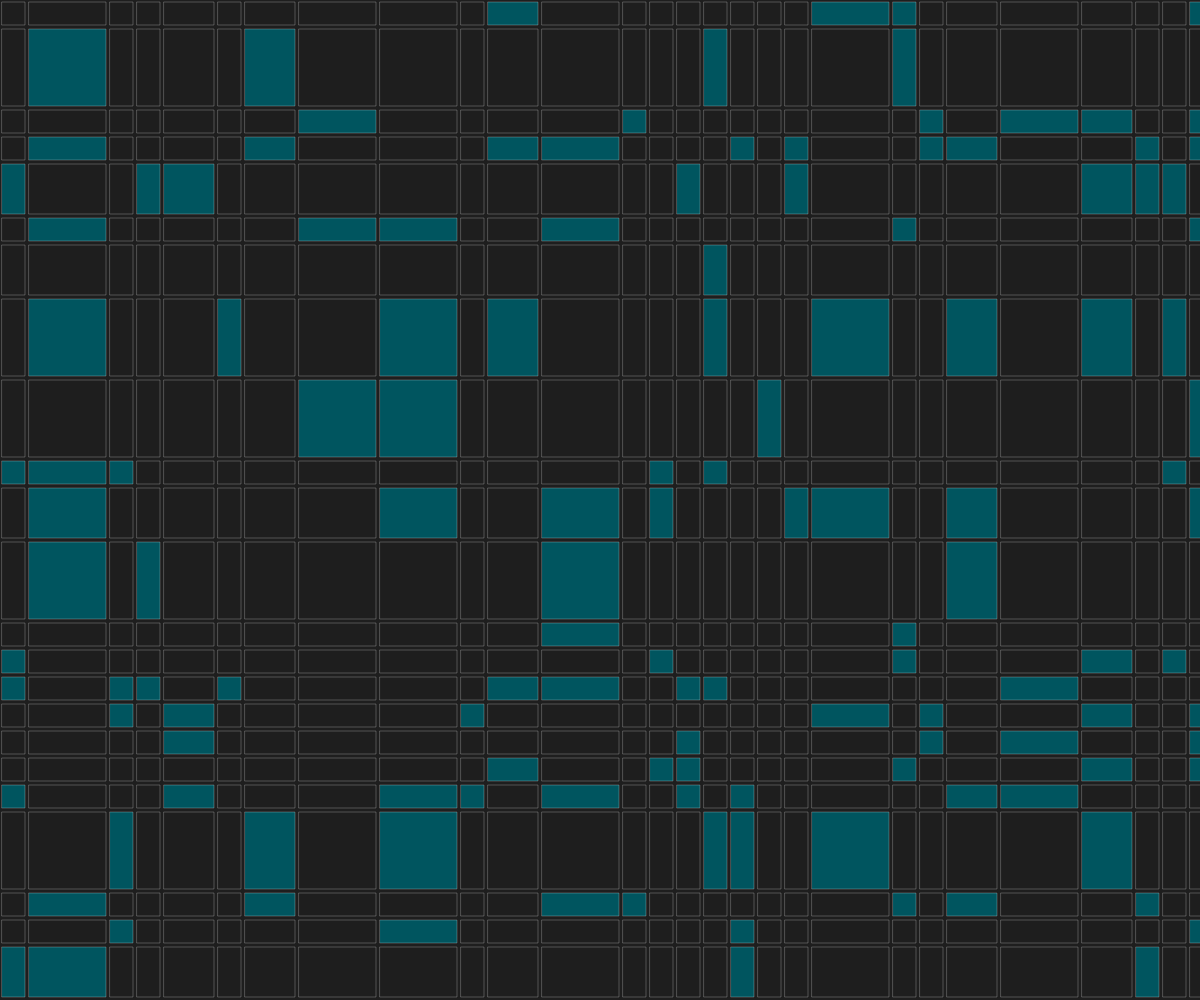
Frame 1 (no input)
Frame 60 (no input): identical to frame 1, image omitted
Frame 120 (the mouse pressed at the canvas centre since frame 60): identical to frame 1, image omitted

The p5.js sketch that drew this single still picture (run headless with seeded random() and noise() and a simulated clock; from frame 60 on, the mouse is pressed at the canvas centre):

// p5.js sketch
// ── sketch.js
function setup() {
  createCanvas(windowWidth, windowHeight);
  rectMode(CORNER);
}

function draw() {
  background(30);

  const baseCell = 27;
  const cols = ceil(width / baseCell);
  const rows = ceil(height / baseCell);

  const occupied = Array.from({ length: rows }, () => new Array(cols).fill(false));

  noFill();
  stroke(255, 60);
  strokeWeight(1);

  for (let r = 0; r < rows; r++) {
    for (let c = 0; c < cols; c++) {
      if (occupied[r][c]) continue;

      const spanW = pickSpan(c, cols, frameCount * 0.003);
      const spanH = pickSpan(r, rows, frameCount * 0.003);

      let w = spanW;
      let h = spanH;
      while (c + w > cols) w--;
      while (r + h > rows) h--;

      let fits = true;
      for (let rr = r; rr < r + h && fits; rr++) {
        for (let cc = c; cc < c + w && fits; cc++) {
          if (occupied[rr][cc]) fits = false;
        }
      }

      if (!fits) {
        w = 1;
        h = 1;
      }

      for (let rr = r; rr < r + h; rr++) {
        for (let cc = c; cc < c + w; cc++) {
          occupied[rr][cc] = true;
        }
      }

      const x = c * baseCell;
      const y = r * baseCell;
      if (hashRand(c * 7.1 + r * 13.3) > 0.78) {
        fill(0, 85, 95);
      } else {
        noFill();
      }
      rect(x + 2, y + 2, w * baseCell - 4, h * baseCell - 4);
    }
  }
}

function pickSpan(idx, max, t) {
  const r = hashRand(idx);
  if (r > 0.65) return 3;
  if (r > 0.5) return 2;
  return 1;
}

function hashRand(i) {
  const x = sin(i * 12.9898) * 43758.5453;
  return x - floor(x);
}

function windowResized() {
  resizeCanvas(windowWidth, windowHeight);
}
